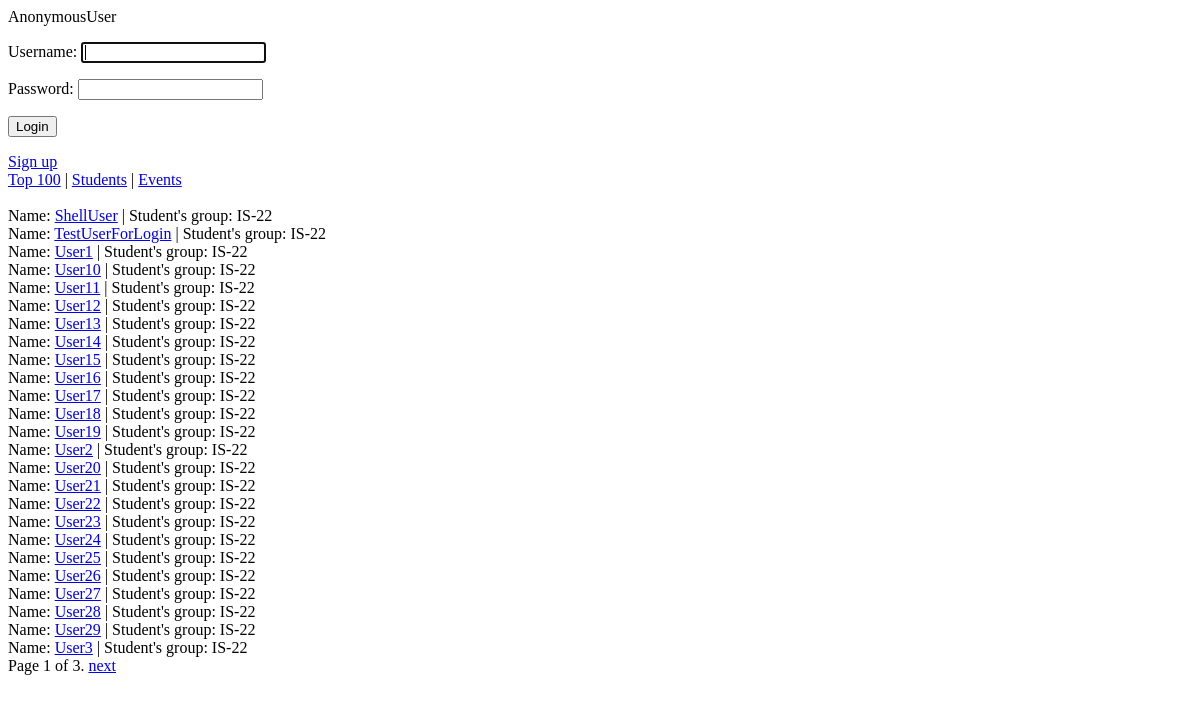
The page /students/ on the database its author committed.
### ratings/models.py (models this page shows)
class Student(models.Model):
	user = models.OneToOneField(User)
	group = models.ForeignKey('Group', related_name="students")
	is_leader = models.BooleanField(default=False)
	def __str__(self):
		return self.user.get_username()

class Group(models.Model):
	name = models.CharField(max_length=50)
	department = models.ForeignKey(Department, related_name="groups")
	avg_rating = models.DecimalField(max_digits=4, decimal_places=2, default=0, editable=False)
	count_of_votes = models.IntegerField(default=0, editable=False)
	voted_teachers = models.ManyToManyField('Teacher', related_name="rated_groups", editable=False)
	def vote(self, vote, teacher):
		if not self.voted_teachers.filter(teacher=teacher).exists():
			self.avg_rating = ((self.avg_rating * self.count_of_votes) + vote) / (self.count_of_votes + 1)
			self.count_of_votes += 1
			self.voted_teachers.add(teacher)
			self.save()
			return True
		else:
			return False
	def __str__(self):
		return self.name

### ratings/views.py (the view)
# urls.py: url(r'^students/$', views.students_all, name="all_student"),
def students_all(request):
    students_all_list = Student.objects.all().order_by('user__username')
    paginator = Paginator(students_all_list, 25)
    page = request.GET.get('page')
    try:
        students = paginator.page(page)
    except PageNotAnInteger:
        students = paginator.page(1)
    except EmptyPage:
        students = paginator.page(paginator.num_pages)
    return render(request, 'ratings/all_students.html', {'students': students})

### ratings/ctx_log_processor.py (called while the page is built)
def auth_form(request):
    return {'form': AuthForm(), 'request': request}

### ratings/templates/ratings/all_students.html (shortened to what this page needs)
{% extends 'base.html' %}
{%block content%}
	{% for student in students %}
		<div>
	    	Name: <a href="{% url 'ratings.views.student_page' pk=student.pk %}">{{ student.user.username }}</a>
            | Student's group: {{student.group}}
	    </div>
	{%endfor%}
    <div class="pagination">
    <span class="step-links">
        <span class="current">
            Page {{ students.number }} of {{ students.paginator.num_pages }}.
        </span>
        {% if students.has_next %}
            <a href="?page={{ students.next_page_number }}">next</a>
        {% endif %}
    </span>
</div>
{%endblock content%}

### rows shown on the page
Student: user.username "ShellUser", group "IS-22"
Student: user.username "TestUserForLogin", group "IS-22"
Student: user.username "User1", group "IS-22"
Student: user.username "User10", group "IS-22"
Student: user.username "User11", group "IS-22"
Student: user.username "User12", group "IS-22"
Student: user.username "User13", group "IS-22"
Student: user.username "User14", group "IS-22"
Student: user.username "User15", group "IS-22"
Student: user.username "User16", group "IS-22"
Student: user.username "User17", group "IS-22"
Student: user.username "User18", group "IS-22"
Student: user.username "User19", group "IS-22"
Student: user.username "User2", group "IS-22"
Student: user.username "User20", group "IS-22"
Student: user.username "User21", group "IS-22"
Student: user.username "User22", group "IS-22"
Student: user.username "User23", group "IS-22"
Student: user.username "User24", group "IS-22"
Student: user.username "User25", group "IS-22"
Student: user.username "User26", group "IS-22"
Student: user.username "User27", group "IS-22"
Student: user.username "User28", group "IS-22"
Student: user.username "User29", group "IS-22"
Student: user.username "User3", group "IS-22"

### other values the page prints
{{ user }} "AnonymousUser"
{{ students.number }} "1"
{{ students.paginator.num_pages }} "3"
